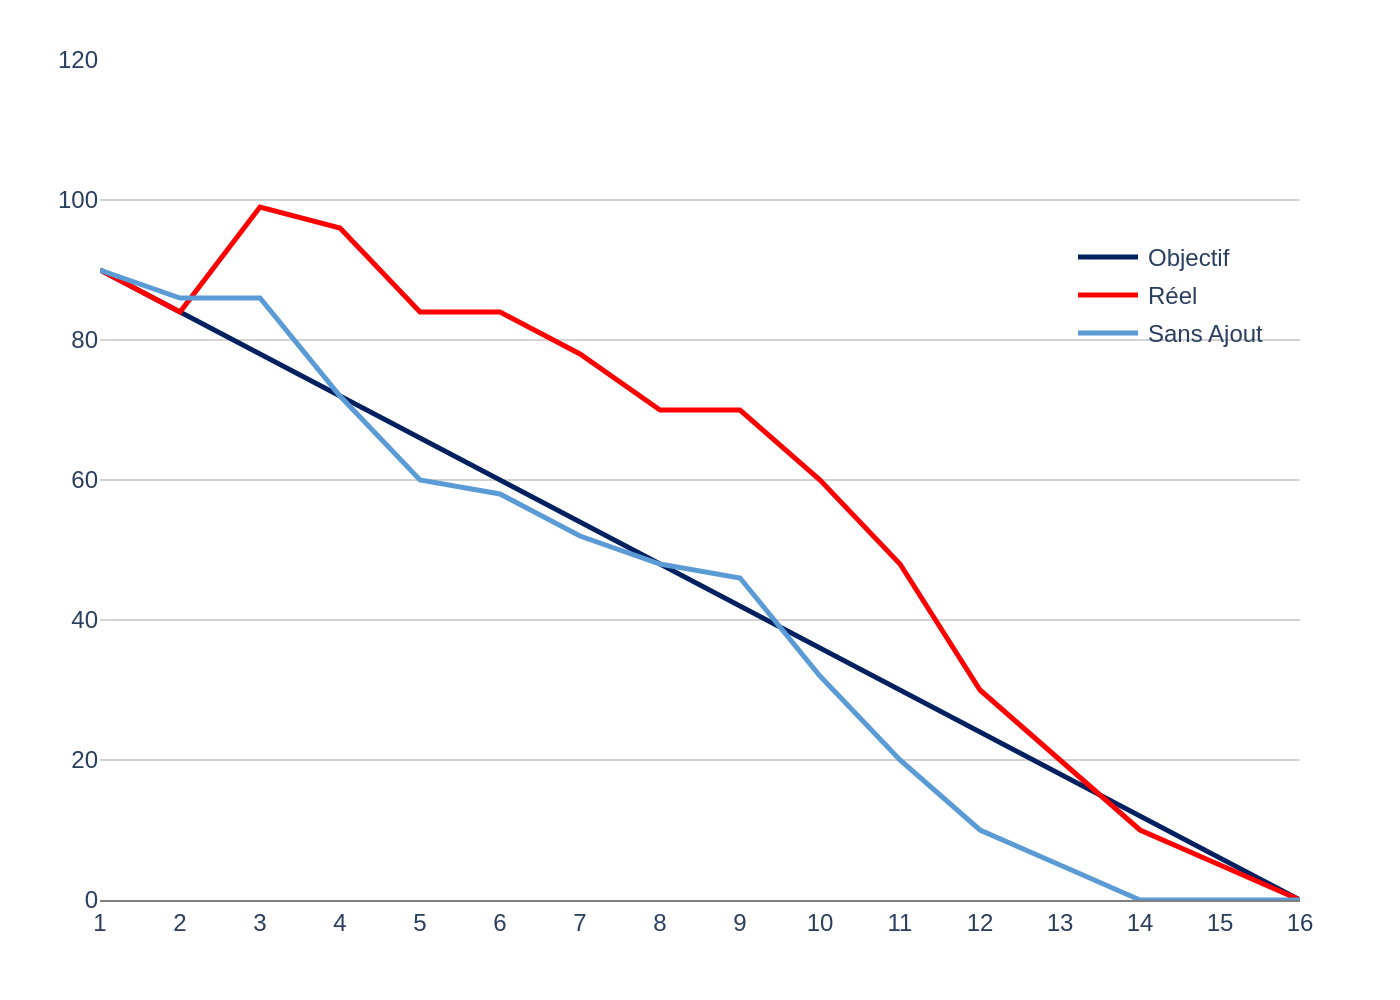

Recreate this plot in Python.
import sys
import json
import os
import plotly.graph_objects as go

# Check for required command-line argument
if len(sys.argv) != 2:
    print("Usage: python <script_name>.py <path_to_json_file>")
    sys.exit(1)

json_path = sys.argv[1]

# Read data from the specified JSON file
try:
    with open(json_path, 'r', encoding='utf-8') as f:
        chart_spec = json.load(f)
except FileNotFoundError:
    print(f"Error: JSON file not found at {json_path}")
    sys.exit(1)
except json.JSONDecodeError:
    print(f"Error: Could not decode JSON from {json_path}")
    sys.exit(1)

# Extract data and settings from the JSON structure
chart_data = chart_spec.get('chart_data', [])
categories = chart_spec.get('categories', [])
texts = chart_spec.get('texts', {})
colors = chart_spec.get('colors', [])

# Initialize the figure
fig = go.Figure()

# Add a trace for each data series
for i, series in enumerate(chart_data):
    fig.add_trace(go.Scatter(
        x=categories,
        y=series.get('y', []),
        name=series.get('name', ''),
        mode='lines',
        line=dict(color=colors[i % len(colors)], width=2.5)
    ))

# Configure the layout of the chart
fig.update_layout(
    font_family="Arial",
    plot_bgcolor='white',
    paper_bgcolor='white',
    legend=dict(
        x=0.98,
        y=0.8,
        xanchor='right',
        yanchor='top',
        bgcolor='rgba(0,0,0,0)',  # Transparent background
        borderwidth=0
    ),
    margin=dict(l=50, r=50, t=30, b=50),
    title_text=texts.get('title')
)

# Configure the axes
fig.update_xaxes(
    title_text=texts.get('x_axis_title'),
    tickmode='array',
    tickvals=categories,
    showline=True,
    linewidth=1,
    linecolor='grey',
    showgrid=False,
    zeroline=False
)

fig.update_yaxes(
    title_text=texts.get('y_axis_title'),
    range=[0, 120],
    dtick=20,
    showline=False,
    showgrid=True,
    gridcolor='lightgrey',
    gridwidth=1,
    zeroline=True,
    zerolinecolor='grey',
    zerolinewidth=1
)

# Derive the output filename from the input JSON path
base_filename = os.path.splitext(os.path.basename(json_path))[0]
output_filename = f"{base_filename}.png"

# Save the figure to a PNG file
fig.write_image(output_filename, scale=2)

print(f"Chart saved to {output_filename}")
